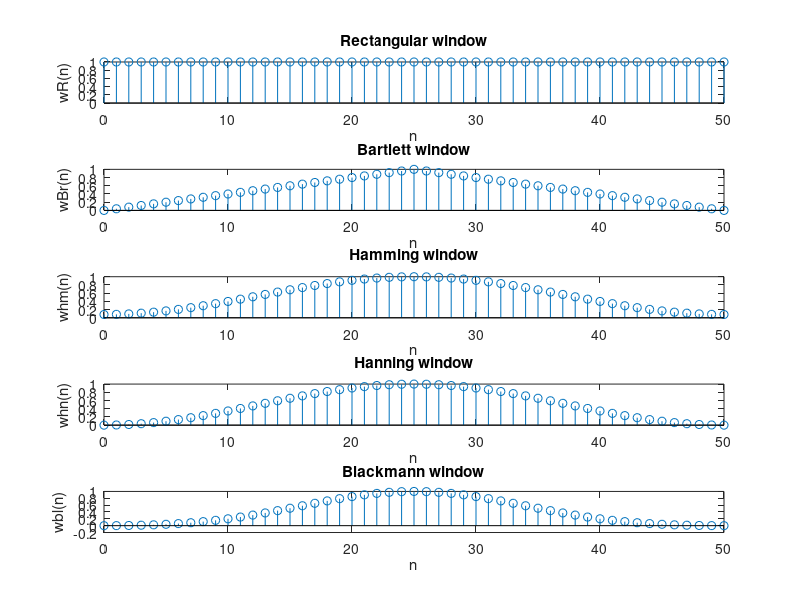

Here is the MATLAB script that generated this plot:
wc=1;
N=51;
alpha=(N-1)/2;
n=0:1:N-1;
%Rectangular window
for j=0:1:(N-1)
 wR(j+1)=1;
end
subplot(5,1,1);
stem(n,wR);
xlabel('n');
ylabel('wR(n)');
title('Rectangular window');
%Bartlett window
for j=0:1:(N-1)
 wBr(j+1)=1-(2.*abs(j-((N-1)/2)))/(N-1);
end;
subplot(5,1,2);
stem(n,wBr);
xlabel('n');
ylabel('wBr(n)');
title('Bartlett window');
%Hamming window
for j=0:1:(N-1)
 wHm(j+1)=0.54-(0.46*cos(2*pi*j/(N-1)));
end;
subplot(5,1,3);
stem(n,wHm);
xlabel('n');
ylabel('whm(n)');
title('Hamming window');
%Hanning window
for j=0:1:(N-1)
 wHn(j+1)=0.5-(0.5*cos(2*pi*j/(N-1)));
end;
subplot(5,1,4);
stem(n,wHn);
xlabel('n');
ylabel('whn(n)');
title('Hanning window');
%Blackmann window
for j=0:1:(N-1)
 wBl(j+1)=0.42-(0.5*(cos(2*pi*j/(N-1))))+(0.08*(cos(4*pi*j/(N-1))));
end;
subplot(5,1,5);
stem(n,wBl);
xlabel('n');
ylabel('wbl(n)');
title('Blackmann window');